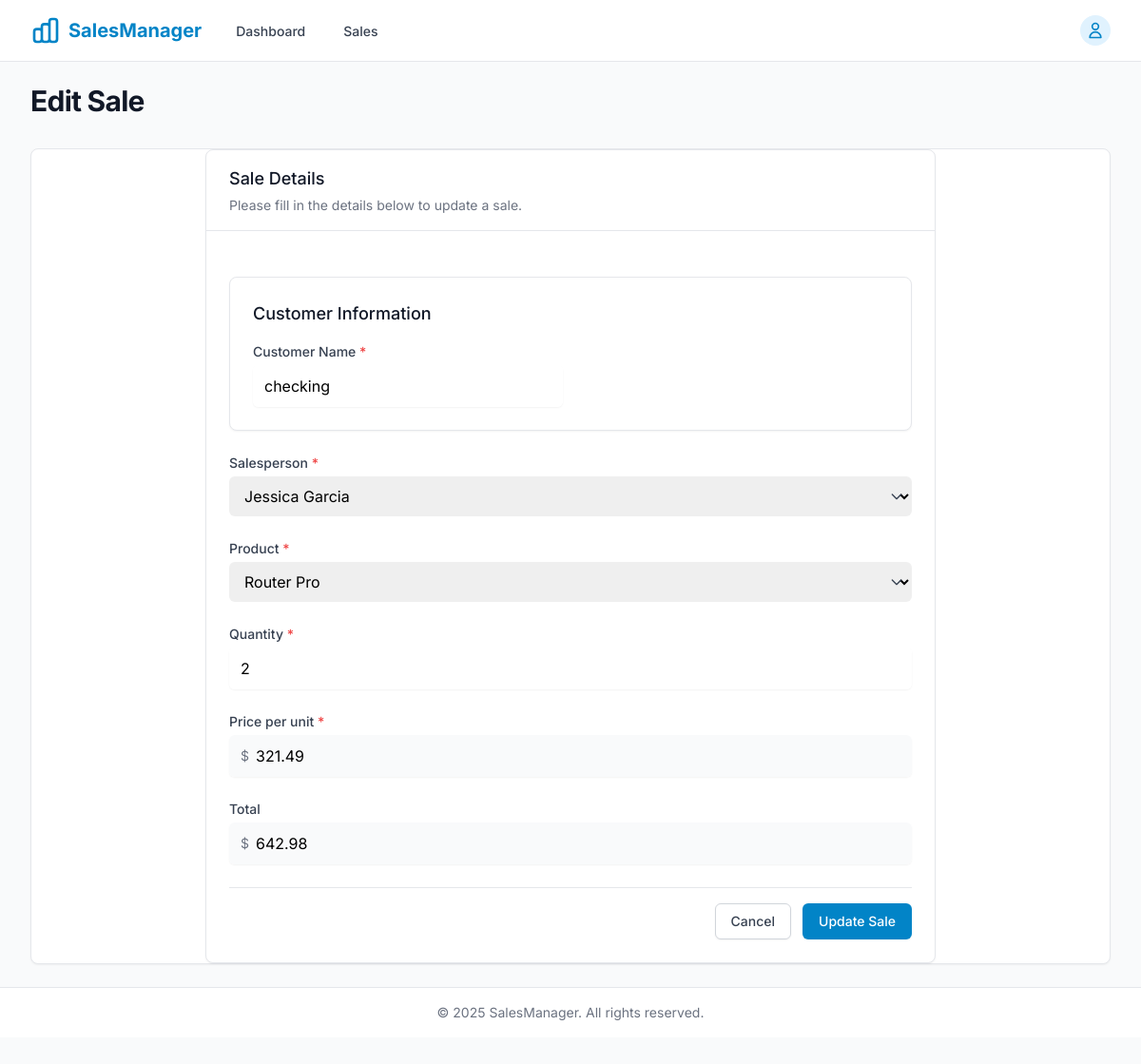
The app's page /sales/761/update/ with its own data.
### sales/models.py (models this page shows, shortened)
class Sale(models.Model):
    customer_name = models.CharField(max_length=200)
    salesperson = models.ForeignKey(Salesperson, on_delete=models.CASCADE)
    product = models.ForeignKey(Product, on_delete=models.CASCADE)
    quantity = models.IntegerField()
    price_per_unit = models.FloatField()
    total_price = models.FloatField()
    date_of_sale = models.DateTimeField(default=timezone.now)
    created_at = models.DateTimeField(auto_now_add=True)
    class Meta:
        ordering = ['-date_of_sale']

class Salesperson(models.Model):
    name = models.CharField(max_length=200)
    email = models.EmailField(unique=True)
    phone = models.CharField(max_length=20)
    created_at = models.DateTimeField(auto_now_add=True)
    def __str__(self):
        return self.name
    class Meta:
        ordering = ['name']

### sales/views.py (the view)
# urls.py: path('sales/<int:pk>/update/', views.sale_update, name='sale-update'),
def sale_update(request, pk):
    try:
        sale = get_object_or_404(Sale, pk=pk)
        products = Product.objects.all()
        if request.method == 'POST':
            form = SaleForm(request.POST, instance=sale)
            if form.is_valid():
                product_id = form.cleaned_data['product'].id
                quantity = form.cleaned_data['quantity']
                product = Product.objects.get(pk=product_id)
                if product.stock_level < quantity:
                    messages.error(request, f"Insufficient stock for {product.name}. Available stock: {product.stock_level}")
                    return render(request, 'sales/sale_form.html', locals())
                form.save()
                messages.success(request, 'Sale updated successfully!')
                return redirect('sale-list')
            else:
                messages.error(request, 'Please correct the errors below.')
        else:
            form = SaleForm(instance=sale)
        return render(request, 'sales/sale_form.html', locals())
    except Exception as e:
        logger.error(f"Error in sale_update view: {e}")
        messages.error(request, "An error occurred while updating the sale.")
        return redirect('sale-list')

### sales/forms.py
class SaleForm(forms.ModelForm):
    class Meta:
        model = Sale
        fields = ['customer_name', 'salesperson', 'product', 'quantity', 'price_per_unit']
        widgets = {
            'date_of_sale': forms.DateTimeInput(attrs={'type': 'datetime-local'}),
        }

### templates/sales/sale_form.html (shortened to what this page needs)
{% extends 'sales/base.html' %}
{% load crispy_forms_tags %}
{% block header %}{% if form.instance.pk %}Edit{% else %}New{% endif %} Sale{% endblock %}
{% block content %}
<div class="max-w-3xl mx-auto">
    <div class="bg-white shadow-sm rounded-lg border border-gray-200 overflow-hidden">
        <div class="px-6 py-4 border-b border-gray-200">
            <h2 class="text-lg font-medium text-gray-900">
                Sale Details
            </h2>
            <p class="mt-1 text-sm text-gray-500">
                Please fill in the details below to {% if form.instance.pk %}update{% else %}create{% endif %} a sale.
            </p>
        </div>
        <form method="post" class="p-6 space-y-6" novalidate>
            <div class="bg-white shadow-sm rounded-lg p-6 border border-gray-200">
                <h3 class="text-lg font-medium text-gray-900 mb-4">Customer Information</h3>
                <div class="grid grid-cols-1 md:grid-cols-2 gap-4">
                    <div class="form-group relative">
                        <label for="customer_name" class="block text-sm font-medium text-gray-700 mb-1">
                            Customer Name <span class="text-red-500">*</span>
                        </label>
                        <div class="relative rounded-md shadow-sm">
                            <input type="text" name="customer_name" id="customer_name" required
                                   class="block w-full pl-3 pr-10 py-2.5 text-base border-gray-300 focus:outline-none focus:ring-2 focus:ring-primary-500 focus:border-primary-500 rounded-md transition duration-150 ease-in-out"
                                   placeholder="Enter Customer Name" value="{{form.customer_name.value}}">
                        </div>
                    </div>
                </div>
            </div>
            <div class="form-group relative">
                <label for="{{ form.salesperson.id_for_label }}" class="block text-sm font-medium text-gray-700 mb-1">
                    {{ form.salesperson.label }}
                    {% if form.salesperson.field.required %}<span class="text-red-500">*</span>{% endif %}
                </label>
                <div class="relative">
                    <select name="{{ form.salesperson.name }}"
                            id="{{ form.salesperson.id_for_label }}"
                            class="form-select block w-full pl-3 pr-10 py-2.5 text-base border-gray-300 focus:outline-none focus:ring-2 focus:ring-primary-500 focus:border-primary-500 rounded-md transition duration-150 ease-in-out"
                            {% if form.salesperson.field.required %}required{% endif %}>
                        {% for choice in form.salesperson.field.choices %}
                            <option value="{{ choice.0 }}" {% if form.salesperson.value|stringformat:"s" == choice.0|stringformat:"s" %}selected{% endif %}>
                                {{ choice.1 }}
                            </option>
                        {% endfor %}
                    </select>
                    <div class="pointer-events-none absolute inset-y-0 right-0 flex items-center px-2 text-gray-700">
                    </div>
                </div>
            </div>
            <div class="form-group relative">
                <label for="{{ form.product.id_for_label }}" class="block text-sm font-medium text-gray-700 mb-1">
                    {{ form.product.label }}
                    {% if form.product.field.required %}<span class="text-red-500">*</span>{% endif %}
                </label>
                <div class="relative">
                    <select name="{{ form.product.name }}"
                            id="{{ form.product.id_for_label }}"
                            onchange="updateUnitPrice(this)"
                            class="form-select block w-full pl-3 pr-10 py-2.5 text-base border-gray-300 focus:outline-none focus:ring-2 focus:ring-primary-500 focus:border-primary-500 rounded-md transition duration-150 ease-in-out"
                            {% if form.product.field.required %}required{% endif %}>
                        {% for product in products %}
                            <option value="{{ product.id }}"
                                    data-price="{{ product.price }}"
                                    {% if form.product.value|stringformat:"s" == product.id|stringformat:"s" %}selected{% endif %}>
                                {{ product.name }}
                            </option>
                        {% endfor %}
                    </select>
                    <div class="pointer-events-none absolute inset-y-0 right-0 flex items-center px-2 text-gray-700">
                    </div>
                </div>
            </div>
            <div class="form-group relative">
                <label for="{{ form.quantity.id_for_label }}" class="block text-sm font-medium text-gray-700 mb-1">
                    {{ form.quantity.label }}
                    {% if form.quantity.field.required %}<span class="text-red-500">*</span>{% endif %}
                </label>
                <div class="relative rounded-md shadow-sm">
                    <input type="number"
                           name="{{ form.quantity.name }}"
                           id="{{ form.quantity.id_for_label }}"
                           value="{{ form.quantity.value|default:'' }}"
                           min="1"
                           onchange="calculateTotal()"
                           class="block w-full pl-3 pr-10 py-2.5 text-base border-gray-300 focus:outline-none focus:ring-2 focus:ring-primary-500 focus:border-primary-500 rounded-md transition duration-150 ease-in-out"
                           {% if form.quantity.field.required %}required{% endif %}>
                </div>
            </div>
            <div class="form-group relative">
                <label for="{{ form.price_per_unit.id_for_label }}" class="block text-sm font-medium text-gray-700 mb-1">
                    {{ form.price_per_unit.label }}
                    {% if form.price_per_unit.field.required %}<span class="text-red-500">*</span>{% endif %}
                </label>
                <div class="relative rounded-md shadow-sm">
                    <div class="pointer-events-none absolute inset-y-0 left-0 flex items-center pl-3">
                        <span class="text-gray-500 sm:text-sm">$</span>
                    </div>
                    <input type="number"
                           name="{{ form.price_per_unit.name }}"
                           id="{{ form.price_per_unit.id_for_label }}"
                           value="{{ form.price_per_unit.value|default:'' }}"
                           step="0.01"
                           readonly
                           class="block w-full pl-7 pr-10 py-2.5 text-base bg-gray-50 border-gray-300 focus:outline-none focus:ring-2 focus:ring-primary-500 focus:border-primary-500 rounded-md transition duration-150 ease-in-out"
                           {% if form.price_per_unit.field.required %}required{% endif %}>
                </div>
            </div>
            <div class="form-group relative">
                <label class="block text-sm font-medium text-gray-700 mb-1">Total</label>
                <div class="relative rounded-md shadow-sm">
                    <div class="pointer-events-none absolute inset-y-0 left-0 flex items-center pl-3">
                        <span class="text-gray-500 sm:text-sm">$</span>
                    </div>
                    <input type="number"
                           id="total_price"
                           readonly
                           class="block w-full pl-7 pr-10 py-2.5 text-base bg-gray-50 border-gray-300 focus:outline-none focus:ring-2 focus:ring-primary-500 focus:border-primary-500 rounded-md transition duration-150 ease-in-out"
                           value="0.00">
                </div>
            </div>
            <div class="pt-4 flex justify-end space-x-3 border-t border-gray-200">
                <a href="{% url 'sale-list' %}"
                   class="inline-flex items-center px-4 py-2 border border-gray-300 shadow-sm text-sm font-medium rounded-md text-gray-700 bg-white hover:bg-gray-50 focus:outline-none focus:ring-2 focus:ring-offset-2 focus:ring-primary-500 transition duration-150 ease-in-out">
                    Cancel
                </a>
                <button type="submit"
                        class="inline-flex items-center px-4 py-2 border border-transparent rounded-md shadow-sm text-sm font-medium text-white bg-primary-600 hover:bg-primary-700 focus:outline-none focus:ring-2 focus:ring-offset-2 focus:ring-primary-500 transition duration-150 ease-in-out">
                    {% if form.instance.pk %}Update{% else %}Create{% endif %} Sale
                </button>
            </div>
        </form>
    </div>
</div>
{% endblock %}

### static/css/sales/style.css (style rules this page uses)
body { font-family: 'Inter', sans-serif; }

### records on screen
Sale: customer_name "checking", price_per_unit "321.49"
Salesperson: salesperson "Jessica Garcia"

### other values on screen
form field product "Router Pro"
